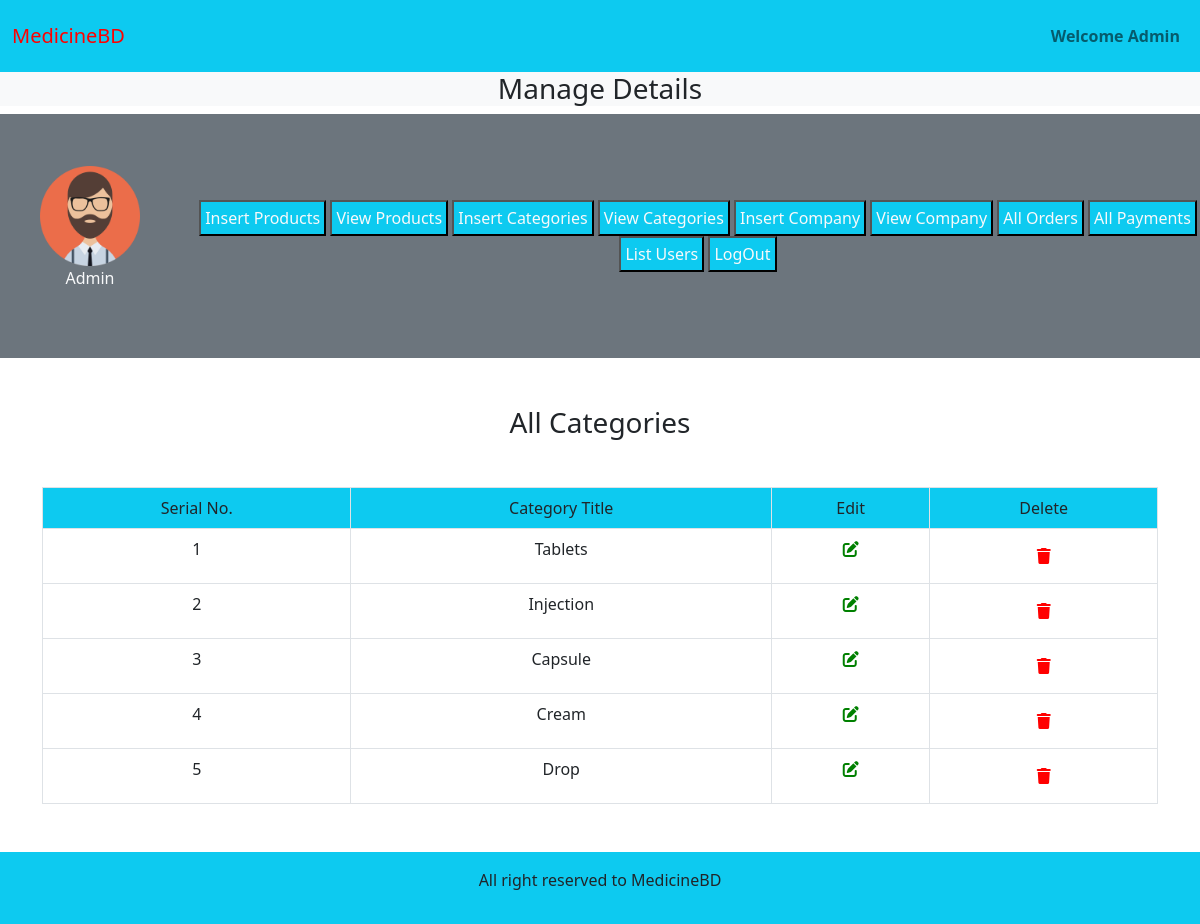
Screenshot of /medicinebd/admin_area/index.php?view_categories with the database file from the repository.
### tables this page shows
CREATE TABLE `categories` (
  `category_id` int(11) NOT NULL,
  `category_title` varchar(100) NOT NULL
);

### medicinebd/admin_area/view_categories.php (the view, shortened to what this page needs)
<h3 class="text-center">All Categories</h3>
<table class="table table-bordered mt-5 text-center">
    <thead class="bg-info ">
        <tr>
            <td>Serial No.</td>
            <td>Category Title</td>
            <td>Edit</td>
            <td>Delete</td>
        </tr>
    </thead>
    <tbody>
        <?php
        $select_cat = "SELECT * from categories";
        $res_cat = mysqli_query($con, $select_cat);
        $num = 0;
        while ($row = mysqli_fetch_assoc($res_cat)) {
            $num++;
            $cat_id = $row['category_id'];
            $cat_title = $row['category_title'];
        ?>
            <tr>
                <td><?php echo $num; ?></td>
                <td><?php echo $cat_title; ?></td>
                <td><a href='index.php?edit_cat=<?php echo $cat_id; ?>' style='color: green;'><i class='fa-solid fa-pen-to-square'></i></a></td>
                <td><a href='index.php?delete_cat=<?php echo $cat_id; ?>' style='color: red;' type="button" class="btn" data-toggle="modal" data-target="#exampleModal"><i class='fa-solid fa-trash'></i></a></td>
            </tr>
        <?php
        }
        ?>
    </tbody>
</table>

### medicinebd/styles.css (style rules this page uses)
* { margin: 0; padding: 0; box-sizing: border-box; }

### medicinebd/admin_area/index.php (style rules this page uses)
body { overflow-x: hidden; }

### rows the page displays
categories: category_title "Tablets"
categories: category_title "Injection"
categories: category_title "Capsule"
categories: category_title "Cream"
categories: category_title "Drop"
